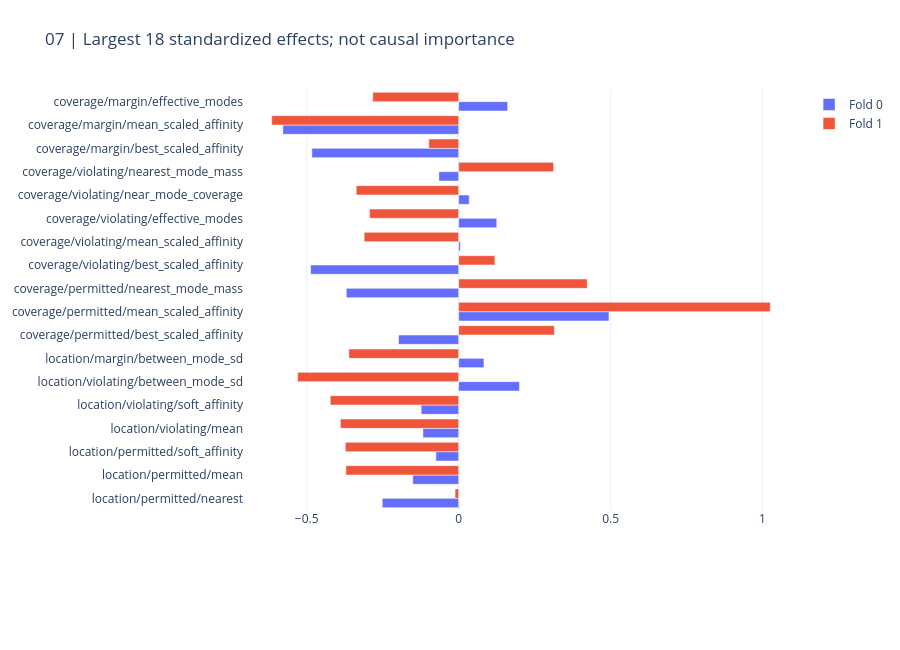

The cell this chart's notebook holds for it:
### Markdown cell above
## 5. Fitted associations, not causal importance

These coefficients summarize the trained linear readout. Matched ablations, not coefficient magnitude, determine evidence for a family.

### Code cell
CHARTS[6].show(renderer="plotly_mimetype")

### Figure 1 — Plotly figure (JSON) as saved in the notebook; plotly's stock layout.template omitted (floating-point values rounded to 4 significant figures)
{"data": [{"name": "Fold 0", "orientation": "h", "type": "bar", "x": [-0.2515, -0.1512, -0.07498, -0.1176, -0.1234, 0.2, 0.08323, -0.198, 0.4947, -0.3699, -0.4872, 0.005513, 0.1254, 0.03463, -0.06507, -0.4832, -0.5786, 0.1613], "y": ["location/permitted/nearest", "location/permitted/mean", "location/permitted/soft_affinity", "location/violating/mean", "location/violating/soft_affinity", "location/violating/between_mode_sd", "location/margin/between_mode_sd", "coverage/permitted/best_scaled_affinity", "coverage/permitted/mean_scaled_affinity", "coverage/permitted/nearest_mode_mass", "coverage/violating/best_scaled_affinity", "coverage/violating/mean_scaled_affinity", "coverage/violating/effective_modes", "coverage/violating/near_mode_coverage", "coverage/violating/nearest_mode_mass", "coverage/margin/best_scaled_affinity", "coverage/margin/mean_scaled_affinity", "coverage/margin/effective_modes"]}, {"name": "Fold 1", "orientation": "h", "type": "bar", "x": [-0.01187, -0.3711, -0.3729, -0.3893, -0.4225, -0.5299, -0.3615, 0.3149, 1.026, 0.423, 0.1193, -0.3111, -0.2932, -0.3371, 0.3123, -0.09828, -0.6153, -0.2828], "y": ["location/permitted/nearest", "location/permitted/mean", "location/permitted/soft_affinity", "location/violating/mean", "location/violating/soft_affinity", "location/violating/between_mode_sd", "location/margin/between_mode_sd", "coverage/permitted/best_scaled_affinity", "coverage/permitted/mean_scaled_affinity", "coverage/permitted/nearest_mode_mass", "coverage/violating/best_scaled_affinity", "coverage/violating/mean_scaled_affinity", "coverage/violating/effective_modes", "coverage/violating/near_mode_coverage", "coverage/violating/nearest_mode_mass", "coverage/margin/best_scaled_affinity", "coverage/margin/mean_scaled_affinity", "coverage/margin/effective_modes"]}], "layout": {"barmode": "group", "height": 650, "margin": {"b": 140, "l": 130, "r": 35, "t": 90}, "title": {"text": "07 | Largest 18 standardized effects; not causal importance"}, "xaxis": {"automargin": true}, "yaxis": {"automargin": true}}}
